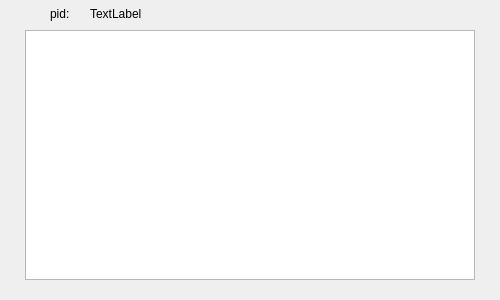
<?xml version="1.0" encoding="UTF-8"?>
<ui version="4.0">
 <class>process2</class>
 <widget class="QWidget" name="process2">
  <property name="geometry">
   <rect>
    <x>0</x>
    <y>0</y>
    <width>500</width>
    <height>300</height>
   </rect>
  </property>
  <property name="windowTitle">
   <string>Form</string>
  </property>
  <widget class="QLabel" name="label">
   <property name="geometry">
    <rect>
     <x>50</x>
     <y>5</y>
     <width>67</width>
     <height>17</height>
    </rect>
   </property>
   <property name="text">
    <string>pid:</string>
   </property>
  </widget>
  <widget class="QLabel" name="pid">
   <property name="geometry">
    <rect>
     <x>90</x>
     <y>5</y>
     <width>67</width>
     <height>17</height>
    </rect>
   </property>
   <property name="text">
    <string>TextLabel</string>
   </property>
  </widget>
  <widget class="QTextBrowser" name="textBrowser">
   <property name="geometry">
    <rect>
     <x>25</x>
     <y>30</y>
     <width>450</width>
     <height>250</height>
    </rect>
   </property>
  </widget>
 </widget>
 <resources/>
 <connections/>
</ui>
